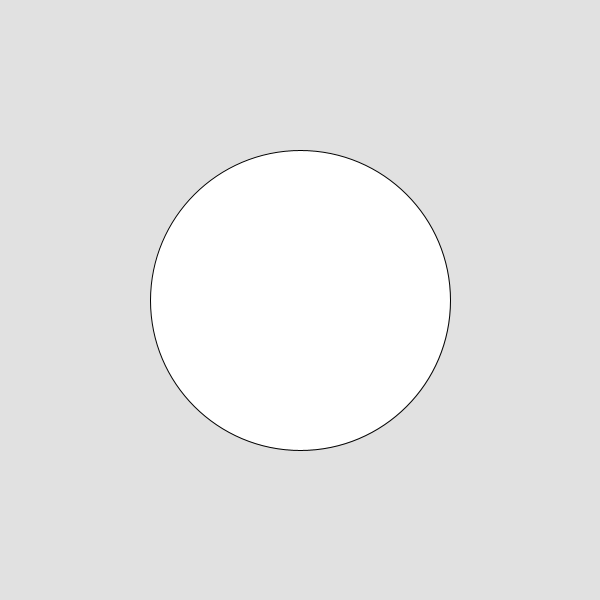
Frame 1 (no input)
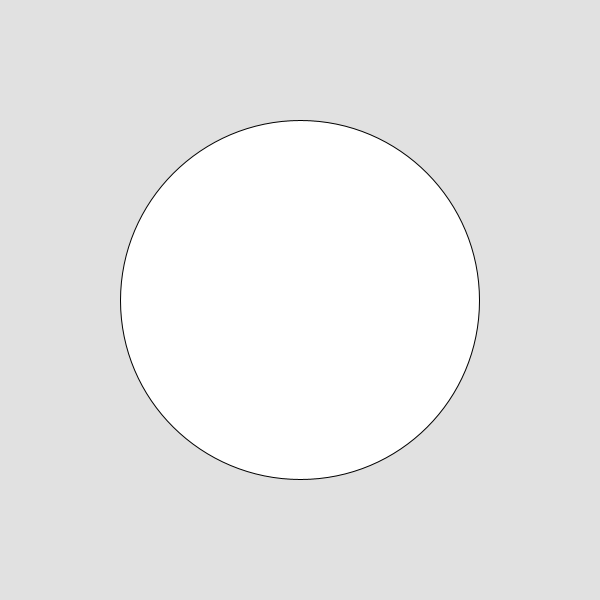
Frame 60 (the mouse pressed at the canvas centre just before this capture)
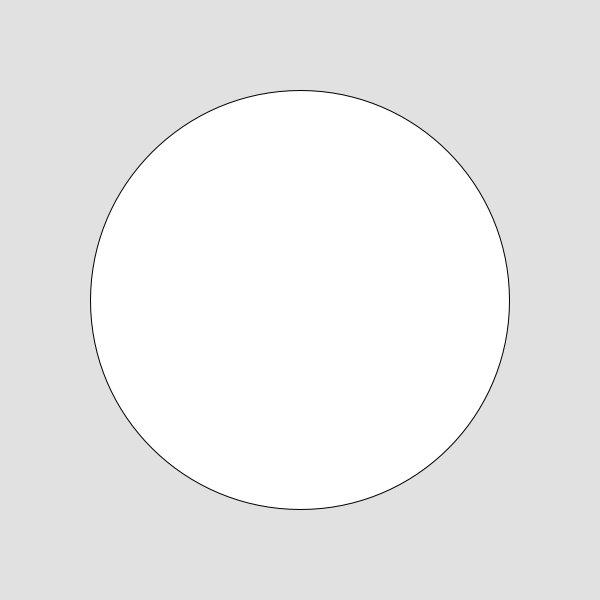
Frame 120 (the mouse held since frame 60 and released just before this capture)

The Processing sketch that drew these frames (run headless with seeded random() and noise(); from frame 60 on, the mouse is pressed at the canvas centre):

// Processing sketch: Gowing_circle_complete
// ── Gowing_circle_complete.pde

int x;

void setup() {
  size(600, 600);
  x = 300;
}

void draw() {
  background(225);
  ellipse(300, 300, x, x);
  x = x + 1;

  if (x > 800) {
    x = 300;
  }
}
